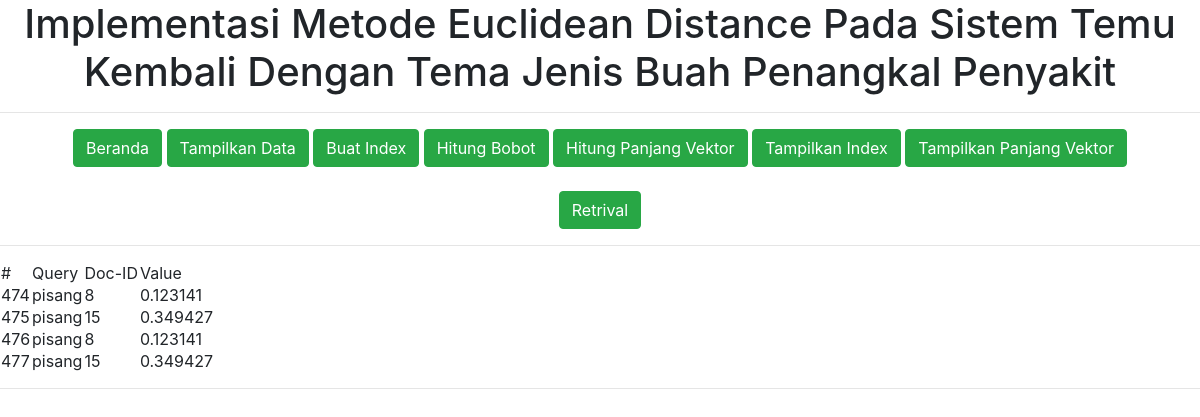
The page /index.php?act=cache on the database its author committed.
### tables this page shows
CREATE TABLE `tbcache` (
  `Id` int(11) NOT NULL,
  `Query` varchar(100) NOT NULL,
  `DocId` int(11) NOT NULL,
  `Value` float NOT NULL
);

### index.php (the view, shortened to what this page needs)
<head>
    <link href="css/bootstrap.min.css" rel="stylesheet">
</head>
<body>
<h1 align=center>Implementasi Metode Euclidean Distance Pada Sistem Temu Kembali Dengan Tema Jenis Buah Penangkal Penyakit</h1>
<hr>
<div align=center>
<div class="container">
<a href="index.php" class="btn btn-success">Beranda</a>
<a href="index.php?act=corpus" class="btn btn-success">Tampilkan Data</a>
<a href="index.php?act=indexing" class="btn btn-success">Buat Index</a>
<a href="index.php?act=bobot" class="btn btn-success">Hitung Bobot</a>
<a href="index.php?act=panjangvektor" class="btn btn-success">Hitung Panjang Vektor</a>
<a href="index.php?act=showindex" class="btn btn-success">Tampilkan Index</a>
<a href="index.php?act=showvektor" class="btn btn-success">Tampilkan Panjang Vektor</a>
<br/>
<br/>
<a href="index.php?act=retrieve" class="btn btn-success">Retrival</a>
</div>
</div>
<hr />
<?php
include 'fungsi.php';
$apa = @$_GET["act"];
if ($apa == "corpus") {
	$result = mysqli_query($con,"SELECT * FROM tbberita ORDER BY Id");
	while($row = mysqli_fetch_array($result)) {
		echo $row['Id'] . ". <font color =blue>" . $row['Judul'] . "</font><br />" . $row['Berita'];
		echo "<hr />";
	}
}
else if ($apa == "indexing") {
	buatindex();
	print("<hr />");
}
else if ($apa == "bobot") {
	hitungbobot();
	print("<hr />");
}
else if ($apa == "panjangvektor") {
	panjangvektor();
	print("<hr />");
}
else if ($apa == "cache") {
	print("<table>");
	print("<tr><td>#</td><td>Query</td><td>Doc-ID</td><td>Value</td></tr>");
	$result = mysqli_query($con,"SELECT * FROM tbcache ORDER BY Query ASC")or die (mysqli_error($con));
	while($row = mysqli_fetch_array($result)) {
		print("<tr>");
		print("<td>" . $row['Id'] . "</td><td>" . $row['Query'] . "</td><td>" . $row['DocId'] .
			    "</td><td>" . $row['Value'] . "</td>");
		print("</tr>");
	}
	print("</table><hr />");
}
else {
}
?>
</body>

### rows shown on the page
tbcache: Id "474", Query "pisang", DocId "8", Value "0.123141"
tbcache: Id "475", Query "pisang", DocId "15", Value "0.349427"
tbcache: Id "476", Query "pisang", DocId "8", Value "0.123141"
tbcache: Id "477", Query "pisang", DocId "15", Value "0.349427"
